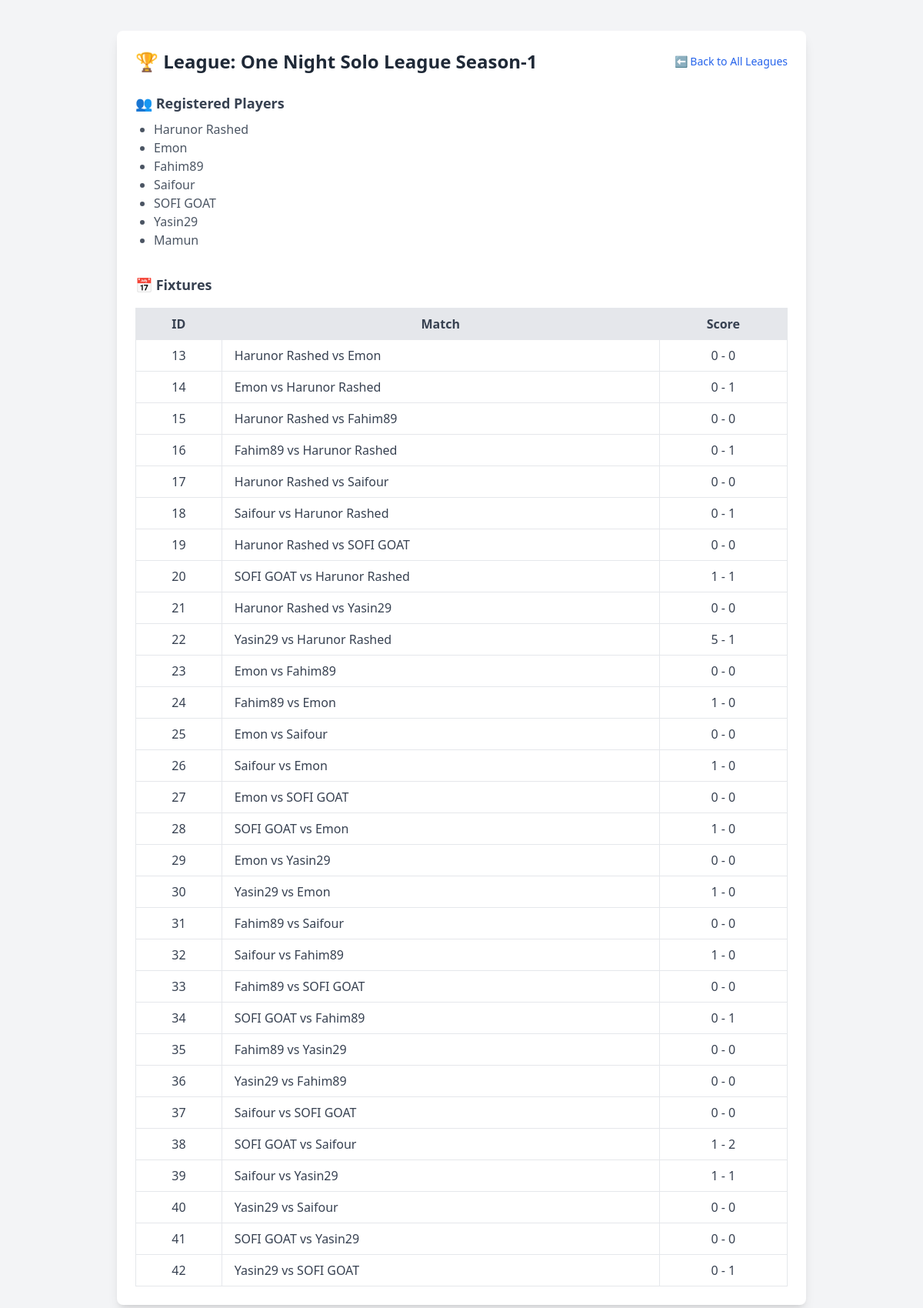
Page /admin/view_league.php?league_id=2 (signed in) on the committed database.
### tables this page shows
CREATE TABLE `leagues` (
  `id` int(11) NOT NULL,
  `name` varchar(100) NOT NULL,
  `description` text DEFAULT NULL,
  `status` enum('upcoming','ongoing','completed') DEFAULT 'upcoming',
  `created_at` timestamp NULL DEFAULT current_timestamp()
);

CREATE TABLE `users` (
  `id` int(11) NOT NULL,
  `username` varchar(50) NOT NULL,
  `email` varchar(100) NOT NULL,
  `password` varchar(255) NOT NULL,
  `created_at` timestamp NULL DEFAULT current_timestamp(),
  `matches_played` int(11) DEFAULT 0,
  `wins` int(11) DEFAULT 0,
  `losses` int(11) DEFAULT 0,
  `draws` int(11) DEFAULT 0,
  `goals_scored` int(11) DEFAULT 0,
  `goals_conceded` int(11) DEFAULT 0
);

CREATE TABLE `matches` (
  `id` int(11) NOT NULL,
  `league_id` int(11) DEFAULT NULL,
  `player1_id` int(11) DEFAULT NULL,
  `player2_id` int(11) DEFAULT NULL,
  `match_date` date DEFAULT NULL,
  `player1_score` int(11) DEFAULT NULL,
  `player2_score` int(11) DEFAULT NULL,
  `created_at` timestamp NULL DEFAULT current_timestamp()
);

### admin/view_league.php (the view, shortened to what this page needs)
<?php
require_once '../config/db.php';
$leagueId = $_GET['league_id'];
$stmt = $pdo->prepare("SELECT * FROM leagues WHERE id = ?");
$stmt->execute([$leagueId]);
$league = $stmt->fetch();
$stmt = $pdo->prepare("
    SELECT u.username FROM league_player lp
    JOIN users u ON lp.player_id = u.id
    WHERE lp.league_id = ?
");
$stmt->execute([$leagueId]);
$players = $stmt->fetchAll();
$stmt = $pdo->prepare("
    SELECT m.*, u1.username AS p1, u2.username AS p2
    FROM matches m
    JOIN users u1 ON m.player1_id = u1.id
    JOIN users u2 ON m.player2_id = u2.id
    WHERE m.league_id = ?
    ORDER BY m.id
");
$stmt->execute([$leagueId]);
$matches = $stmt->fetchAll();
?>
<!DOCTYPE html>
<html lang="en">
<head>
    <script src="https://cdn.tailwindcss.com"></script>
</head>
<body class="bg-gray-100 min-h-screen py-10 px-4">
    <div class="max-w-4xl mx-auto bg-white shadow-lg rounded-lg p-6">
        <div class="flex justify-between items-center mb-6">
            <h2 class="text-2xl font-bold text-gray-800">🏆 League: <?php echo htmlspecialchars($league['name']); ?></h2>
            <a href="leagues.php" class="text-blue-600 hover:underline text-sm">⬅️ Back to All Leagues</a>
        </div>
        <div class="mb-8">
            <h3 class="text-lg font-semibold text-gray-700 mb-2">👥 Registered Players</h3>
            <ul class="list-disc pl-6 text-gray-600">
                <?php foreach ($players as $p): ?>
                    <li><?php echo htmlspecialchars($p['username']); ?></li>
                <?php endforeach; ?>
            </ul>
        </div>
        <div>
            <h3 class="text-lg font-semibold text-gray-700 mb-4">📅 Fixtures</h3>
            <div class="overflow-x-auto">
                <table class="min-w-full border border-gray-300 rounded-md">
                    <thead class="bg-gray-200 text-gray-700">
                        <tr>
                            <th class="py-2 px-4 border">ID</th>
                            <th class="py-2 px-4 border">Match</th>
                            <th class="py-2 px-4 border">Score</th>
                        </tr>
                    </thead>
                    <tbody>
                        <?php foreach ($matches as $match): ?>
                            <tr class="text-gray-700 bg-white hover:bg-gray-50 transition">
                                <td class="py-2 px-4 border text-center"><?php echo $match['id']; ?></td>
                                <td class="py-2 px-4 border"><?php echo htmlspecialchars($match['p1'] . " vs " . $match['p2']); ?></td>
                                <td class="py-2 px-4 border text-center">
                                    <?php
                                    if ($match['player1_score'] === null || $match['player2_score'] === null) {
                                        echo "⏳ Not played";
                                    } else {
                                        echo "{$match['player1_score']} - {$match['player2_score']}";
                                    }
                                    ?>
                                </td>
                            </tr>
                        <?php endforeach; ?>
                    </tbody>
                </table>
            </div>
        </div>
    </div>
</body>
</html>

### rows in the picture
leagues: name "One Night Solo League Season-1"
users: username "Harunor Rashed"
users: username "Emon"
users: username "Fahim89"
users: username "Saifour"
users: username "SOFI GOAT"
users: username "Yasin29"
users: username "Mamun"
matches: id "13", p2 "Harunor Rashed vs Emon", player1_score "0", player2_score "0"
matches: id "14", p2 "Emon vs Harunor Rashed", player1_score "0", player2_score "1"
matches: id "15", p2 "Harunor Rashed vs Fahim89", player1_score "0", player2_score "0"
matches: id "16", p2 "Fahim89 vs Harunor Rashed", player1_score "0", player2_score "1"
matches: id "17", p2 "Harunor Rashed vs Saifour", player1_score "0", player2_score "0"
matches: id "18", p2 "Saifour vs Harunor Rashed", player1_score "0", player2_score "1"
matches: id "19", p2 "Harunor Rashed vs SOFI GOAT", player1_score "0", player2_score "0"
matches: id "20", p2 "SOFI GOAT vs Harunor Rashed", player1_score "1", player2_score "1"
matches: id "21", p2 "Harunor Rashed vs Yasin29", player1_score "0", player2_score "0"
matches: id "22", p2 "Yasin29 vs Harunor Rashed", player1_score "5", player2_score "1"
matches: id "23", p2 "Emon vs Fahim89", player1_score "0", player2_score "0"
matches: id "24", p2 "Fahim89 vs Emon", player1_score "1", player2_score "0"
matches: id "25", p2 "Emon vs Saifour", player1_score "0", player2_score "0"
matches: id "26", p2 "Saifour vs Emon", player1_score "1", player2_score "0"
matches: id "27", p2 "Emon vs SOFI GOAT", player1_score "0", player2_score "0"
matches: id "28", p2 "SOFI GOAT vs Emon", player1_score "1", player2_score "0"
matches: id "29", p2 "Emon vs Yasin29", player1_score "0", player2_score "0"
matches: id "30", p2 "Yasin29 vs Emon", player1_score "1", player2_score "0"
matches: id "31", p2 "Fahim89 vs Saifour", player1_score "0", player2_score "0"
matches: id "32", p2 "Saifour vs Fahim89", player1_score "1", player2_score "0"
matches: id "33", p2 "Fahim89 vs SOFI GOAT", player1_score "0", player2_score "0"
matches: id "34", p2 "SOFI GOAT vs Fahim89", player1_score "0", player2_score "1"
matches: id "35", p2 "Fahim89 vs Yasin29", player1_score "0", player2_score "0"
matches: id "36", p2 "Yasin29 vs Fahim89", player1_score "0", player2_score "0"
matches: id "37", p2 "Saifour vs SOFI GOAT", player1_score "0", player2_score "0"
matches: id "38", p2 "SOFI GOAT vs Saifour", player1_score "1", player2_score "2"
matches: id "39", p2 "Saifour vs Yasin29", player1_score "1", player2_score "1"
matches: id "40", p2 "Yasin29 vs Saifour", player1_score "0", player2_score "0"
matches: id "41", p2 "SOFI GOAT vs Yasin29", player1_score "0", player2_score "0"
matches: id "42", p2 "Yasin29 vs SOFI GOAT", player1_score "0", player2_score "1"
